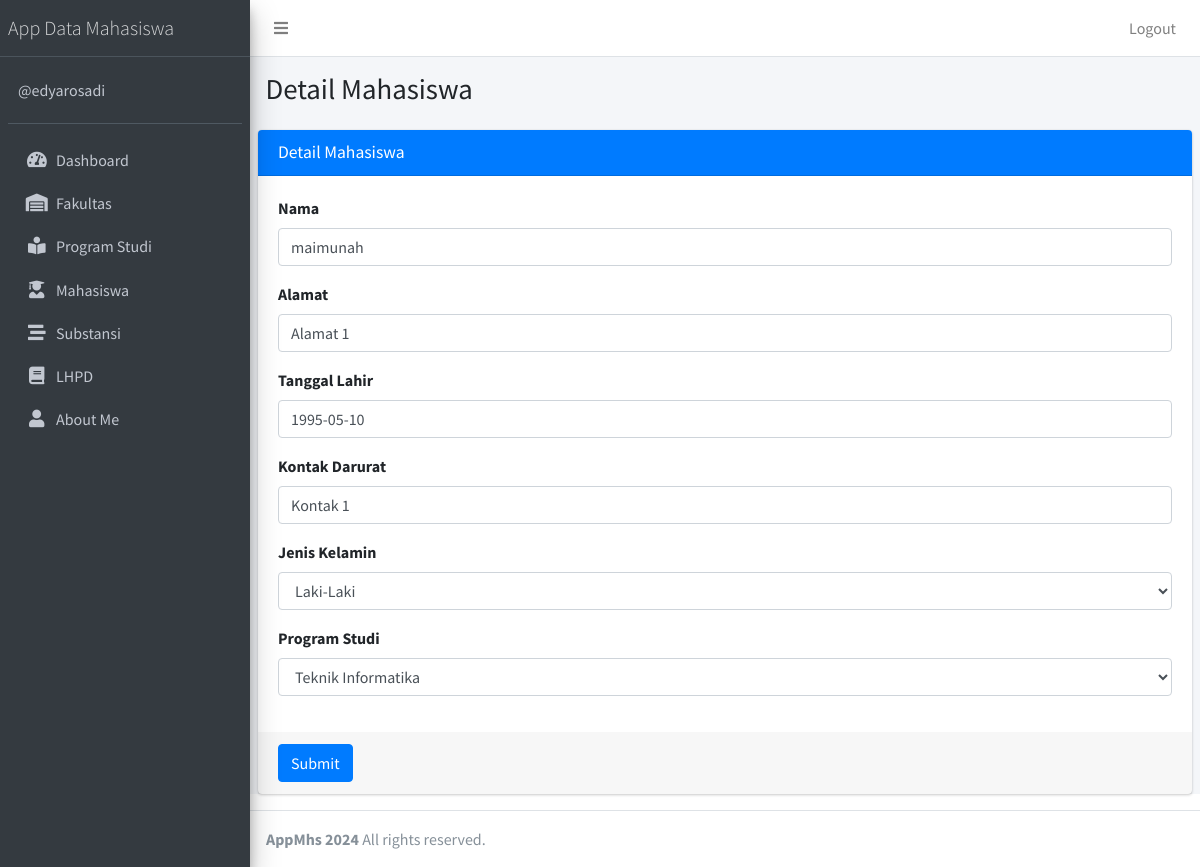
The app's page /mahasiswa/edit/1 (signed in) with its own data.
### tables this page shows
CREATE TABLE `mahasiswa` (
  `MahasiswaID` int NOT NULL,
  `Nama` varchar(100) NOT NULL,
  `Alamat` varchar(255) DEFAULT NULL,
  `TanggalLahir` date DEFAULT NULL,
  `JenisKelamin` varchar(10) DEFAULT NULL,
  `KontakDarurat` varchar(50) DEFAULT NULL,
  `ProgramStudiID` int DEFAULT NULL
);

CREATE TABLE `programstudi` (
  `ProgramStudiID` int NOT NULL,
  `NamaProgram` varchar(100) NOT NULL,
  `FakultasID` int DEFAULT NULL
);

### app/core/Controller.php (called while the page is built, shortened)
<?php
class Controller
{
    public function view($view, $data = [])
    {
        require_once '../app/views/' . $view . '.php';
    }
    public function model($model)
    {
        return new $model;
    }
}

### app/controllers/Mahasiswa.php (called while the page is built, shortened)
<?php
class Mahasiswa extends Controller
{
    public function edit($id)
    {
        $data['title'] = 'Detail Mahasiswa';
        $data['mahasiswa'] = $this->model('MahasiswaModel')->getMahasiswaById($id);
        $data['program_studi'] = $this->model('ProgramStudiModel')->getAllProgramStudi();
        $this->view('mahasiswa/edit', $data);
    }
}

### app/core/App.php (called while the page is built, shortened)
<?php
class App
{
    protected $method = 'index';
    protected $params = [];
    public function __construct()
    {
        $url = $this->parseURL();
        if (is_array($url) && isset($url[0]) && file_exists('../app/controllers/' . $url[0] . '.php')) {
            unset($url[0]);
        }
        $this->controller = new $this->controller;
        if (isset($url[1])) {
            if (method_exists($this->controller, $url[1])) {
                $this->method = $url[1];
                unset($url[1]);
            }
        }
        if (!empty($url)) {
            $this->params = array_values($url);
        }
        call_user_func_array([$this->controller, $this->method], $this->params);
    }
    public function parseURL()
    {
        if (isset($_GET['url'])) {
            $url = rtrim($_GET['url'], '/');
            $url = filter_var($url, FILTER_SANITIZE_URL);
            $url = explode('/', $url);
            return $url;
        }
    }
}

### public/index.php (called while the page is built, shortened)
<?php
$app = new App;

### app/core/Database.php (called while the page is built, shortened)
<?php
class Database
{
    private $host = DB_HOST;
    private $user = DB_USER;
    private $pass = DB_PASS;
    private $dbnm = DB_NAME;
    private $dbh;
    private $stmt;
    public function __construct()
    {
        $dsn = 'mysql:host=' . $this->host . ';dbname=' . $this->dbnm;
        $option = [
            PDO::ATTR_PERSISTENT => true,
            PDO::ATTR_ERRMODE => PDO::ERRMODE_EXCEPTION
        ];
        try {
            $this->dbh = new PDO($dsn, $this->user, $this->pass, $option);
        } catch (PDOException $e) {
            die($e->getMessage());
        }
    }
    public function query($query)
    {
        $this->stmt = $this->dbh->prepare($query);
    }
    public function bind($param, $value, $type = null)
    {
        if (is_null($type)) {
            switch (true) {
                default:
                    $type = PDO::PARAM_STR;
            }
        }
        $this->stmt->bindValue($param, $value, $type);
    }
    public function execute()
    {
        $this->stmt->execute();
    }
    public function resultSet()
    {
        $this->execute();
        return $this->stmt->fetchAll(PDO::FETCH_ASSOC);
    }
    public function single()
    {
        $this->execute();
        return $this->stmt->fetch(PDO::FETCH_ASSOC);
    }
}

### app/models/MahasiswaModel.php (called while the page is built, shortened)
<?php
class MahasiswaModel
{
    private $table = 'mahasiswa';
    private $db;
    public function __construct()
    {
        $this->db = new Database;
    }
    public function getMahasiswaById($id)
    {
        $this->db->query('SELECT * FROM ' . $this->table . ' WHERE MahasiswaID=:mahasiswaID');
        $this->db->bind('mahasiswaID', $id);
        return $this->db->single();
    }
}

### app/models/ProgramStudiModel.php (called while the page is built, shortened)
<?php
class ProgramStudiModel
{
    private $db;
    public function __construct()
    {
        $this->db = new Database;
    }
    public function getAllProgramStudi()
    {
        $query = 'SELECT programstudi.*, fakultas.NamaFakultas
                  FROM programstudi
                  LEFT JOIN fakultas ON programstudi.FakultasID = fakultas.FakultasID';
        $this->db->query($query);
        return $this->db->resultSet();
    }
}

### app/views/mahasiswa/edit.php (the view, shortened to what this page needs)
<div class="content-wrapper">
    <section class="content-header">
        <div class="container-fluid">
            <div class="row mb-2">
                <div class="col-sm-6">
                    <h1><?= $data['title']; ?></h1>
                </div>
            </div>
        </div>
    </section>
    <section class="content">
        <div class="card card-primary">
            <div class="card-header">
                <h3 class="card-title"><?= $data['title']; ?></h3>
            </div>
            <form role="form" action="<?= base_url; ?>/mahasiswa/updateMahasiswa" method="POST" enctype="multipart/form-data">
                <div class="card-body">
                    <div class="form-group">
                        <label>Nama</label>
                        <input type="text" class="form-control" placeholder="masukkan nama mahasiswa..." name="nama" value="<?= $data['mahasiswa']['Nama']; ?>">
                    </div>
                    <div class="form-group">
                        <label>Alamat</label>
                        <input type="text" class="form-control" placeholder="masukkan alamat mahasiswa..." name="alamat" value="<?= $data['mahasiswa']['Alamat']; ?>">
                    </div>
                    <div class="form-group">
                        <label>Tanggal Lahir</label>
                        <input type="text" class="form-control" placeholder="masukkan tanggal lahir mahasiswa..." name="tanggal_lahir" value="<?= $data['mahasiswa']['TanggalLahir']; ?>">
                    </div>
                    <div class="form-group">
                        <label>Kontak Darurat</label>
                        <input type="text" class="form-control" placeholder="masukkan tanggal lahir mahasiswa..." name="kontak_darurat" value="<?= $data['mahasiswa']['KontakDarurat']; ?>">
                    </div>
                    <div class="form-group">
                        <label>Jenis Kelamin</label>
                        <select class="form-control" name="jenis_kelamin">
                            <option value="Laki-Laki" <?php if ($data['mahasiswa']['JenisKelamin'] == 'Laki-Laki') echo 'selected'; ?>>Laki-Laki</option>
                        </select>
                    </div>
                    <div class="form-group">
                        <label>Program Studi</label>
                        <select class="form-control" name="programstudiID">
                            <?php foreach ($data['program_studi'] as $row) : ?>
                                <option value="<?= $row['ProgramStudiID']; ?>" <?php if ($data['mahasiswa']['ProgramStudiID'] == $row['ProgramStudiID']) echo 'selected'; ?>>
                                    <?= $row['NamaProgram']; ?>
                                </option>
                            <?php endforeach; ?>
                        </select>
                    </div>
                </div>
                <div class="card-footer">
                    <button type="submit" class="btn btn-primary">Submit</button>
                </div>
            </form>
        </div>
    </section>
</div>

### records on screen
mahasiswa: nama "maimunah", alamat "Alamat 1", tanggal_lahir "1995-05-10", kontak_darurat "Kontak 1", jenis_kelamin "Laki-Laki", programstudiID "Teknik Informatika"

### other values on screen
$data['title'] "Detail Mahasiswa"
